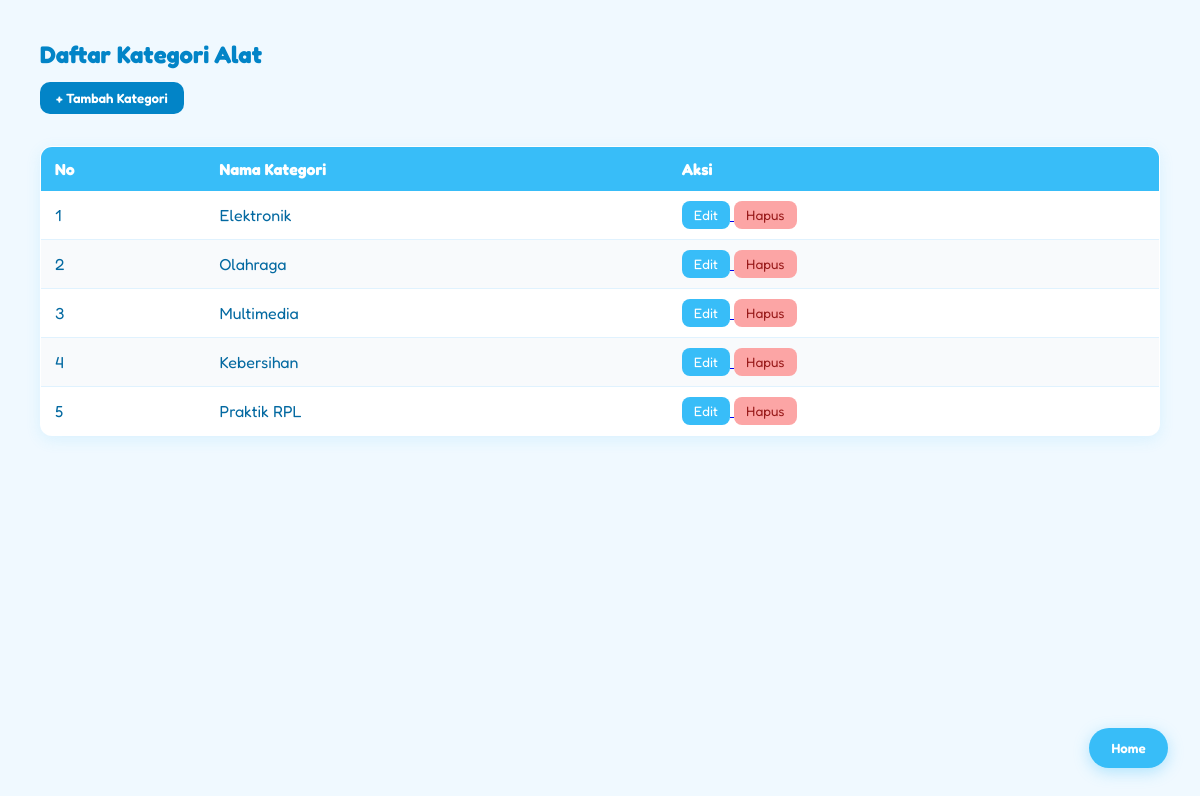
/kategori/tampil.php, run on the app's committed database.
### tables this page shows
CREATE TABLE `kategori` (
  `id_kategori` int(11) NOT NULL,
  `nama_kategori` varchar(100) NOT NULL
);

### kategori/tampil.php (the view, shortened to what this page needs)
<?php
include '../connection.php';
$query  = "SELECT * FROM kategori ORDER BY id_kategori ASC";
$result = mysqli_query($conn, $query);
?>
<!DOCTYPE html>
<html lang="id">
<head>
    <link rel="stylesheet" href="../data.css">
</head>
<body>
    <h2>Daftar Kategori Alat</h2>
    <a href="tambah.php">
        <button type="button">+ Tambah Kategori</button>
    </a>
    <table>
        <thead>
            <tr>
                <th>No</th>
                <th>Nama Kategori</th>
                <th>Aksi</th>
            </tr>
        </thead>
        <tbody>
            <?php
            $no = 1;
            if (mysqli_num_rows($result) > 0):
                while ($row = mysqli_fetch_assoc($result)):
            ?>
                <tr>
                    <td><?= $no++; ?></td>
                    <td><?= htmlspecialchars($row['nama_kategori']); ?></td>
                    <td>
                        <a href="edit.php?id=<?= $row['id_kategori']; ?>">
                            <button type="button">Edit</button>
                        </a>
                        <a href="hapus.php?id=<?= $row['id_kategori']; ?>" onclick="return confirm('Yakin ingin menghapus kategori ini?')">
                            <button type="button">Hapus</button>
                        </a>
                    </td>
                </tr>
            <?php
                endwhile;
            else:
            ?>
                <tr>
                    <td colspan="3" style="text-align: center;">Belum ada data kategori.</td>
                </tr>
            <?php endif; ?>
        </tbody>
    </table>
    <a href="../home.php" class="btn-floating">
        <button type="button">Home</button>
    </a>
</body>
</html>

### data.css (style rules this page uses)
* { margin: 0; padding: 0; box-sizing: border-box; font-family: 'Fredoka', sans-serif !important; }
body { background-color: #f0f9ff !important; color: #0c4a6e; padding: 2.5rem !important; }
h2, h3 { color: #0284c7 !important; margin-bottom: 0.8rem !important; }
table { width: 100% !important; border-collapse: collapse !important; background-color: #ffffff !important; border-radius: 12px !important; overflow: hidden !important; box-shadow: 0 4px 15px rgba(56, 189, 248, 0.12) !important; margin-top: 1rem !important; margin-bottom: 5rem !important; border: 1px solid #bae6fd !important; }
th { background-color: #38bdf8 !important; color: #ffffff !important; padding: 12px 14px !important; text-align: left !important; }
td { padding: 10px 14px !important; border-bottom: 1px solid #e0f2fe !important; color: #0369a1 !important; }
tr:nth-child(even) td { background-color: #f8fafc !important; }
td button, td a button { width: auto !important; height: auto !important; padding: 6px 12px !important; font-size: 0.85rem !important; border-radius: 8px !important; border: none !important; cursor: pointer !important; }
td a[href*="edit"] button, td a[href*="setujui"] button { background-color: #38bdf8 !important; color: white !important; }
td a[href*="hapus"] button, td a[href*="tolak"] button { background-color: #fca5a5 !important; color: #991b1b !important; }
a[href*="tambah.php"] { display: inline-block !important; margin-bottom: 1rem !important; text-decoration: none !important; }
a[href*="tambah.php"] button { background-color: #0284c7 !important; color: #ffffff !important; padding: 8px 16px !important; border-radius: 10px !important; border: none !important; cursor: pointer !important; font-weight: 600 !important; }
.btn-floating, a[href*="home.php"], a[href*="logout.php"] { position: fixed !important; bottom: 2rem !important; right: 2rem !important; z-index: 9999 !important; text-decoration: none !important; }
.btn-floating button, a[href*="home.php"] button, a[href*="logout.php"] button { background-color: #38bdf8 !important; color: #ffffff !important; padding: 0.75rem 1.4rem !important; border-radius: 99px !important; border: none !important; font-weight: 600 !important; cursor: pointer !important; box-shadow: 0 4px 15px rgba(56, 189, 248, 0.35) !important; }

### data on the page
kategori: nama_kategori "Elektronik"
kategori: nama_kategori "Olahraga"
kategori: nama_kategori "Multimedia"
kategori: nama_kategori "Kebersihan"
kategori: nama_kategori "Praktik RPL"
